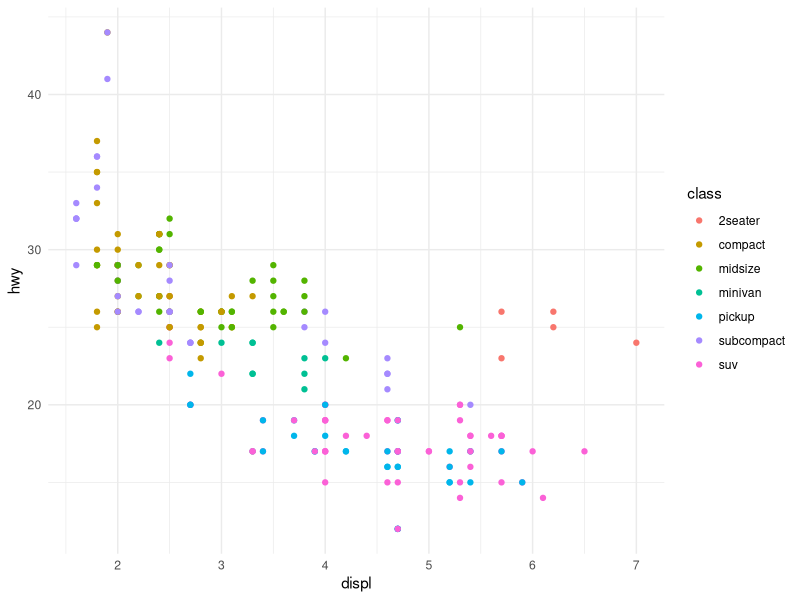

The R source for this figure:
## ---- chunk 1
# Charger les packages nécessaires
library(ggplot2)

# Jeu de données exemple
data(mpg)

# Graphique simple
ggplot(mpg, aes(displ, hwy, colour = class)) +
  geom_point() +
  theme_minimal()
